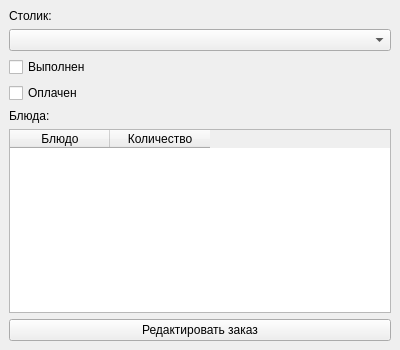
<?xml version="1.0" encoding="UTF-8"?>
<ui version="4.0">
 <class>AddOrderWindow</class>
 <widget class="QMainWindow" name="AddOrderWindow">
  <property name="geometry">
   <rect>
    <x>0</x>
    <y>0</y>
    <width>400</width>
    <height>350</height>
   </rect>
  </property>
  <property name="windowTitle">
   <string>Добавить заказ</string>
  </property>
  <widget class="QWidget" name="centralwidget">
   <layout class="QVBoxLayout" name="verticalLayout">
    <item>
     <widget class="QLabel" name="table_label">
      <property name="text">
       <string>Столик:</string>
      </property>
     </widget>
    </item>
    <item>
     <widget class="QComboBox" name="table_comboBox"/>
    </item>
    <item>
     <widget class="QCheckBox" name="done_checkBox">
      <property name="text">
       <string>Выполнен</string>
      </property>
     </widget>
    </item>
    <item>
     <widget class="QCheckBox" name="payed_checkBox">
      <property name="text">
       <string>Оплачен</string>
      </property>
     </widget>
    </item>
    <item>
     <widget class="QLabel" name="dishes_label">
      <property name="text">
       <string>Блюда:</string>
      </property>
     </widget>
    </item>
    <item>
     <widget class="QTableWidget" name="dishes_tableWidget">
      <property name="selectionMode">
       <enum>QAbstractItemView::NoSelection</enum>
      </property>
      <property name="editTriggers">
       <set>QAbstractItemView::NoEditTriggers</set>
      </property>
      <column>
       <property name="text">
        <string>Блюдо</string>
       </property>
      </column>
      <column>
       <property name="text">
        <string>Количество</string>
       </property>
      </column>
     </widget>
    </item>
    <item>
     <widget class="QPushButton" name="edit_order_pushButton">
      <property name="text">
       <string>Редактировать заказ</string>
      </property>
     </widget>
    </item>
   </layout>
  </widget>
  <widget class="QMenuBar" name="menubar">
   <property name="geometry">
    <rect>
     <x>0</x>
     <y>0</y>
     <width>400</width>
     <height>21</height>
    </rect>
   </property>
  </widget>
 </widget>
 <resources/>
 <connections/>
</ui>
